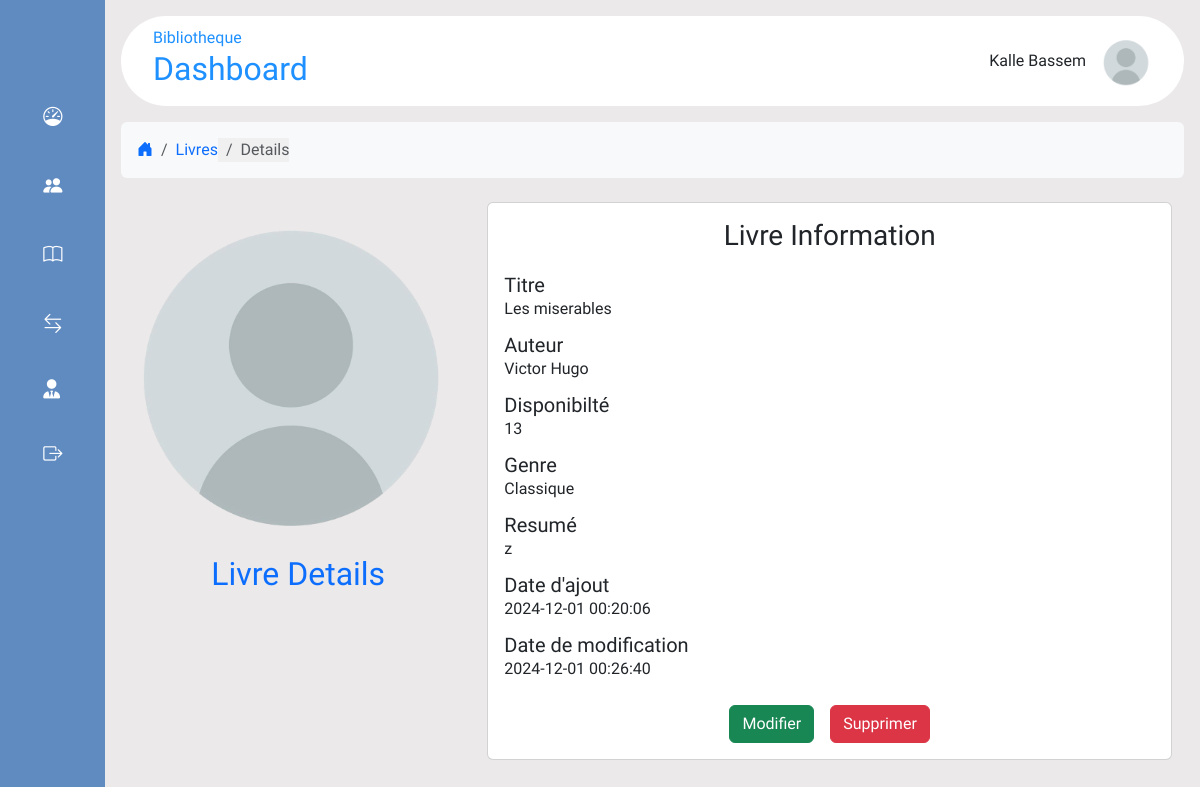
/detail_livre.php?id=46 (signed in), run on the app's committed database.
### tables this page shows
CREATE TABLE IF NOT EXISTS `livres` (
  `id` int NOT NULL AUTO_INCREMENT,
  `titre` varchar(255) NOT NULL,
  `auteur` varchar(255) NOT NULL,
  `genre` varchar(255) NOT NULL,
  `disponibilite` int NOT NULL,
  `resume` text,
  `date_ajout` datetime NOT NULL,
  `date_modification` datetime NOT NULL,
  PRIMARY KEY (`id`)
);

### detail_livre.php (called while the page is built, shortened)
<?php
    include 'db_connect.php';
    if (isset($_GET['id'])) {
        $bookId = $_GET['id'];
        $sql = "SELECT * FROM livres WHERE id = ?";
        $query = $bdd->prepare($sql);
        $query->execute([$bookId]);
        $lvr = $query->fetch();
    } else {
        echo "<div class='alert alert-danger'>No book ID provided.</div>";
        exit();
    }
    include 'layout.phtml';
?>

### detail_livre.phtml (the view)
<nav aria-label="breadcrumb" class="bg-light p-3 rounded">
        <ol class="breadcrumb mb-0">
            <li class="breadcrumb-item"><a href="./statistiques.php"><i class="bi bi-house-door-fill"></i></a></li>
            <li class="breadcrumb-item"><a href="./index.php">Livres</a></li>
            <li class="breadcrumb-item active" aria-current="page">Details</li>
        </ol>
</nav>
    <div class="container mt-4">
        <div class="row">
            <div class="col-md-4 text-center">
                <img src="./assets/images/profile.png" alt="Profile Picture" class="img-fluid rounded-circle mb-3">
                <h2 class="text-primary">Livre Details</h2>
            </div>
            <div class="col-md-8">
                <div class="card">
                    <div class="card-body">
                        <h3 class="card-title text-center mb-4">Livre Information</h3>
                        <div class="mb-3">
                            <h5 class="card-subtitle">Titre</h5>
                            <p class="card-text"><?= $lvr['titre'] ?></p>
                        </div>
                        <div class="mb-3">
                            <h5 class="card-subtitle">Auteur</h5>
                            <p class="card-text"><?= $lvr['auteur'] ?></p>
                        </div>
                        <div class="mb-3">
                            <h5 class="card-subtitle">Disponibilté</h5>
                            <p class="card-text"><?= $lvr['disponibilite']?></p>
                        </div>
                        <div class="mb-3">
                            <h5 class="card-subtitle">Genre</h5>
                            <p class="card-text"><?=$lvr['genre']?></p>
                        </div>
                        <div class="mb-3">
                            <h5 class="card-subtitle">Resumé</h5>
                            <p class="card-text"><?= $lvr['resume'] ?></p>
                        </div>
                        <div class="mb-3">
                            <h5 class="card-subtitle">Date d'ajout</h5>
                            <p class="card-text"><?= $lvr['date_ajout'] ?></p>
                        </div>
                        <div class="mb-3">
                            <h5 class="card-subtitle">Date de modification</h5>
                            <p class="card-text"><?= $lvr['date_modification'] ?></p>
                        </div>
                        <div class="d-flex justify-content-center mt-4">
                            <a class="btn btn-success mx-2" href="./modifier_livre.php?id=<?= $_GET['id'] ?>" role="button">Modifier</a>
                            <a class="btn btn-danger mx-2" href="./supprimer_livre.php?id=<?= $_GET['id'] ?>" role="button">Supprimer</a>
                        </div>
                    </div>
                </div>
            </div>
        </div>
    </div>

### assets/css/style.css (style rules this page uses)
* { padding: 0; margin: 0; box-sizing: border-box; border: none; outline: none; font-family: "Host Grotesk", sans-serif; }
body { display: flex; }
.menu li:hover,.active { background: #e0e0e058; }
a { text-decoration: none; }

### data on the page
livres: titre "Les miserables", auteur "Victor Hugo", disponibilite "13", genre "Classique", resume "z", date_ajout "2024-12-01 00:20:06", date_modification "2024-12-01 00:26:40"

### other printed values
$_SESSION["full_name"] "Kalle Bassem"
